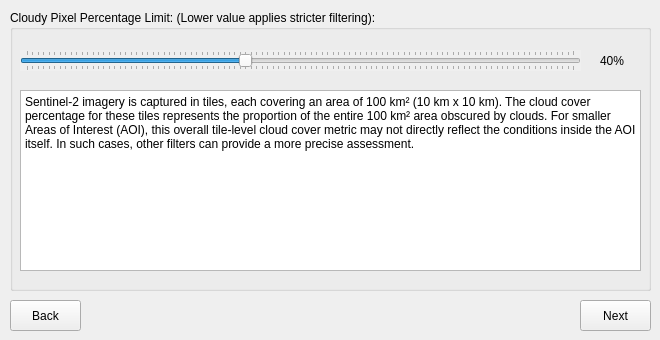
   <widget class="QWidget" name="tab_5">
    <attribute name="title">
     <string>Step 8</string>
    </attribute>
    <widget class="QGroupBox" name="groupBox_6">
     <property name="geometry">
      <rect>
       <x>10</x>
       <y>10</y>
       <width>641</width>
       <height>281</height>
      </rect>
     </property>
     <property name="title">
      <string>Cloudy Pixel Percentage Limit: (Lower value applies stricter filtering): </string>
     </property>
     <widget class="QSlider" name="horizontalSlider_total_pixel_limit">
      <property name="enabled">
       <bool>true</bool>
      </property>
      <property name="geometry">
       <rect>
        <x>10</x>
        <y>40</y>
        <width>561</width>
        <height>21</height>
       </rect>
      </property>
      <property name="autoFillBackground">
       <bool>true</bool>
      </property>
      <property name="minimum">
       <number>0</number>
      </property>
      <property name="maximum">
       <number>100</number>
      </property>
      <property name="pageStep">
       <number>5</number>
      </property>
      <property name="value">
       <number>40</number>
      </property>
      <property name="sliderPosition">
       <number>40</number>
      </property>
      <property name="orientation">
       <enum>Qt::Horizontal</enum>
      </property>
      <property name="tickPosition">
       <enum>QSlider::TicksBothSides</enum>
      </property>
     </widget>
     <widget class="QLabel" name="label_cloud">
      <property name="geometry">
       <rect>
        <x>590</x>
        <y>40</y>
        <width>31</width>
        <height>21</height>
       </rect>
      </property>
      <property name="text">
       <string>40%</string>
      </property>
     </widget>
     <widget class="QPlainTextEdit" name="plainTextEdit">
      <property name="geometry">
       <rect>
        <x>10</x>
        <y>80</y>
        <width>621</width>
        <height>181</height>
       </rect>
      </property>
      <property name="plainText">
       <string>Sentinel-2 imagery is captured in tiles, each covering an area of 100 km² (10 km x 10 km). The cloud cover percentage for these tiles represents the proportion of the entire 100 km² area obscured by clouds. For smaller Areas of Interest (AOI), this overall tile-level cloud cover metric may not directly reflect the conditions inside the AOI itself. In such cases, other filters can provide a more precise assessment.</string>
      </property>
     </widget>
    </widget>
    <widget class="QPushButton" name="QPushButton_back_7">
     <property name="enabled">
      <bool>true</bool>
     </property>
     <property name="geometry">
      <rect>
       <x>10</x>
       <y>300</y>
       <width>71</width>
       <height>31</height>
      </rect>
     </property>
     <property name="text">
      <string>Back</string>
     </property>
    </widget>
    <widget class="QPushButton" name="QPushButton_next_7">
     <property name="geometry">
      <rect>
       <x>580</x>
       <y>300</y>
       <width>71</width>
       <height>31</height>
      </rect>
     </property>
     <property name="text">
      <string>Next</string>
     </property>
    </widget>
   </widget>
